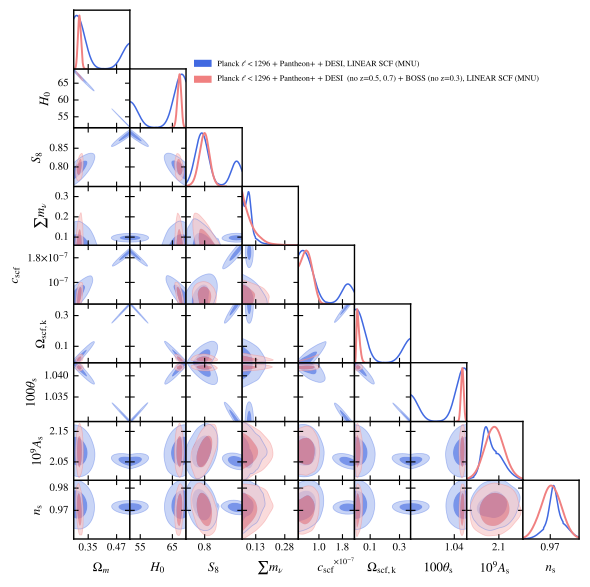

Reproduce this figure in Python.
import getdist.plots as gplot
from getdist import MCSamples
from getdist import loadMCSamples
import os
import matplotlib
import subprocess
import matplotlib.pyplot as plt
import numpy as np

# GENERAL PLOT OPTIONS
matplotlib.rcParams['mathtext.fontset'] = 'stix'
matplotlib.rcParams['font.family'] = 'STIXGeneral'
matplotlib.rcParams['mathtext.rm'] = 'Bitstream Vera Sans'
matplotlib.rcParams['mathtext.it'] = 'Bitstream Vera Sans:italic'
matplotlib.rcParams['mathtext.bf'] = 'Bitstream Vera Sans:bold'
matplotlib.rcParams['xtick.bottom'] = True
matplotlib.rcParams['xtick.top'] = False
matplotlib.rcParams['ytick.right'] = False
matplotlib.rcParams['axes.edgecolor'] = 'black'
matplotlib.rcParams['axes.linewidth'] = '1.0'
matplotlib.rcParams['axes.labelsize'] = 'medium'
matplotlib.rcParams['axes.grid'] = True
matplotlib.rcParams['grid.linewidth'] = '0.0'
matplotlib.rcParams['grid.alpha'] = '0.18'
matplotlib.rcParams['grid.color'] = 'lightgray'
matplotlib.rcParams['legend.labelspacing'] = 0.77
matplotlib.rcParams['savefig.bbox'] = 'tight'
matplotlib.rcParams['savefig.format'] = 'pdf'

parameter = [u'omegam2', u'H0', u'SS8',u'm_ncdm',u'scf_c',u'Omega0_scf_ke',u'theta_s_1e2',u'As_1e9',u'n_s']
chaindir=r'./'

analysissettings={'smooth_scale_1D':0.45,'smooth_scale_2D':0.45,
'ignore_rows': u'0.5','range_confidence' : u'0.025'}

analysissettings2={'smooth_scale_1D':0.45,'smooth_scale_2D':0.45,
'ignore_rows': u'0.0','range_confidence' : u'0.025'}


root_chains = (
  'EXAMPLE_MCMC8021',
  'EXAMPLE_MCMC9021'
)

# --------------------------------------------------------------------------------
samples=loadMCSamples(chaindir + root_chains[0],settings=analysissettings)
p = samples.getParams()
samples.addDerived(p.omegan+(p.omegach2+p.omegabh2)/(p.H0/100.)/(p.H0/100.),name='omegam2',label='{\\Omega_m}')#sigma8
samples.addDerived(p.sigma8*np.sqrt(p.omegan+(p.omegach2+p.omegabh2)/(p.H0/100.)/(p.H0/100.))/0.5477225575,name='SS8',label='{S_8}')
samples.addDerived(p.chi2__planck_2018_lowl.TT+p.chi2__planck_2018_lowl.EE+p.chi2__planck_2018_highl_plik.TTTEEE,name='chi2_cmb2',label='{\\chi^2_{\\rm CMB}}')
samples.addDerived(p.chi2__sn.pantheonplus,name='chi2_sn2',label='{\\chi^2_{\\rm SN}}')
samples.addDerived(p.chi2__bao.desi_y1,name='chi2_bao',label='{\\chi^2_{\\rm BAO}}')
samples.saveAsText(chaindir + '/.VM_PKIM3v4_TMP1')
# --------------------------------------------------------------------------------
samples=loadMCSamples(chaindir + root_chains[1],settings=analysissettings)
p = samples.getParams()
samples.addDerived(p.omegan+(p.omegach2+p.omegabh2)/(p.H0/100.)/(p.H0/100.),name='omegam2',label='{\\Omega_m}')#sigma8
samples.addDerived(p.sigma8*np.sqrt(p.omegan+(p.omegach2+p.omegabh2)/(p.H0/100.)/(p.H0/100.))/0.5477225575,name='SS8',label='{S_8}')
samples.addDerived(p.chi2__planck_2018_lowl.TT+p.chi2__planck_2018_lowl.EE+p.chi2__planck_2018_highl_plik.TTTEEE,name='chi2_cmb2',label='{\\chi^2_{\\rm CMB}}')
samples.addDerived(p.chi2__sn.pantheonplus,name='chi2_sn2',label='{\\chi^2_{\\rm SN}}')
samples.addDerived(p.chi2__bao.sdss_dr12_consensus_bao+p.chi2__bao.desi_y1,name='chi2_bao',label='{\\chi^2_{\\rm BAO}}')
samples.saveAsText(chaindir + '/.VM_PKIM3v4_TMP2')

#GET DIST PLOT SETUP
g=gplot.getSubplotPlotter(chain_dir=chaindir,
analysis_settings=analysissettings2,width_inch=6.0)
g.settings.lw_contour = 1.2
g.settings.legend_rect_border = False
g.settings.figure_legend_frame = False
g.settings.axes_fontsize = 13.5
g.settings.legend_fontsize = 11.5
g.settings.alpha_filled_add = 0.7
g.settings.lab_fontsize=15
g.legend_labels=False

param_3d = None
g.triangle_plot(['.VM_PKIM3v4_TMP1','.VM_PKIM3v4_TMP2'],parameter,
plot_3d_with_param=param_3d,line_args=[
{'lw': 1.1,'ls': 'solid', 'color':'royalblue'},
{'lw': 1.4,'ls': 'solid', 'color':'lightcoral'},
{'lw': 1.7,'ls': '-.', 'color':'grey'},
{'lw': 1.0,'ls': 'dashed', 'color':'black'},
],
contour_colors=['royalblue','lightcoral','grey','black'],
filled=[True,True,False,False,False],
legend_labels=[
  'Planck $\\ell < 1296$ + Pantheon+ + DESI, LINEAR SCF (MNU)', 
  'Planck $\\ell < 1296$ + Pantheon+ + DESI  (no z=0.5, 0.7) + BOSS (no z=0.3), LINEAR SCF (MNU)', 
],
contour_ls=['solid', 'solid', '-.', 'dashed'],
contour_lws=[1.1, 1.4, 1.7, 1.0],
legend_loc=(0.325,0.85),
imax_shaded=0)
g.export()
